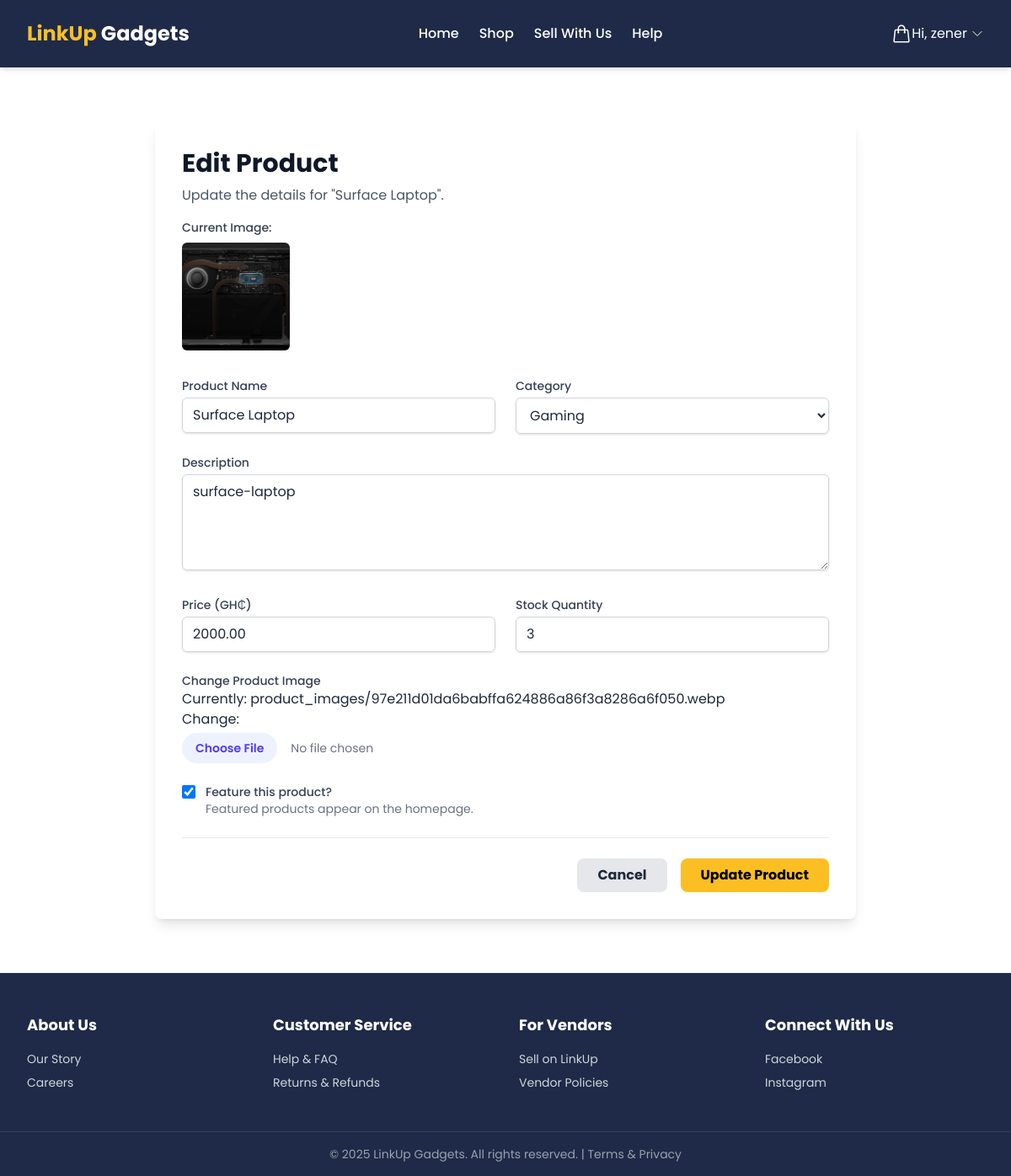
The page /shop/dashboard/edit-product/3/ (signed in) on the database its author committed.
### shop/models.py (models this page shows, shortened)
class Product(models.Model):
    vendor = models.ForeignKey(Vendor, on_delete=models.CASCADE, related_name='products')
    category = models.ForeignKey(Category, on_delete=models.CASCADE, related_name='products')
    name = models.CharField(max_length=255)
    slug = models.SlugField(max_length=255, unique=True, blank=True)
    description = models.TextField()
    price = models.DecimalField(max_digits=10, decimal_places=2)
    stock_quantity = models.PositiveIntegerField(default=0)
    image = models.ImageField(upload_to='product_images/')
    is_featured = models.BooleanField(default=False)
    created_at = models.DateTimeField(auto_now_add=True)
    class Meta:
        ordering = ('-created_at',)

### shop/views.py (the view)
    def wrap(request, *args, **kwargs):
        if hasattr(request.user, 'vendor'):
            return function(request, *args, **kwargs)
        else:
            return redirect('index')

### shop/forms.py
class ProductForm(forms.ModelForm):
    class Meta:
        model = Product
        fields = ['category', 'name', 'description', 'price', 'stock_quantity', 'image', 'is_featured']
        widgets = {
        'category': forms.Select(attrs={'class': 'w-full ...'}), # Add Tailwind classes
        'name': forms.TextInput(attrs={'class': 'w-full ...'}),
        }

### cart/cart.py (called while the page is built)
    def __len__(self):
        return sum(item['quantity'] for item in self.cart.values())

### cart/context_processors.py (called while the page is built)
def cart(request):
    return {'cart': Cart(request)}

### shop/models.py (called while the page is built)
    def __str__(self):
        return self.name

### shop/views.py (called while the page is built)
def vendor_required(function):
    def wrap(request, *args, **kwargs):
        if hasattr(request.user, 'vendor'):
            return function(request, *args, **kwargs)
        else:
            return redirect('index')
    return wrap

@login_required
@vendor_required
def edit_product(request, product_id):
    product = get_object_or_404(Product, id=product_id, vendor=request.user.vendor)
    if request.method == 'POST':
        form = ProductForm(request.POST, request.FILES, instance=product)
        if form.is_valid():
            form.save()
            return redirect('shop:vendor_dashboard')
    else:
        form = ProductForm(instance=product)
    return render(request, 'shop/edit_product.html', {'form': form})

### templates/shop/edit_product.html (shortened to what this page needs)
{% extends 'base.html' %}
{% load widget_tweaks %}
{% block content %}
<div class="max-w-4xl mx-auto px-4 sm:px-6 lg:px-8 my-16">
    <div class="bg-white p-8 rounded-lg shadow-lg">
        <h1 class="text-3xl font-bold text-gray-900">Edit Product</h1>
        <p class="text-gray-600 mt-2">Update the details for "{{ form.instance.name }}".</p>
        {% if form.instance.image %}
        <div class="mt-4">
            <p class="block text-sm font-medium text-gray-700">Current Image:</p>
            <img src="{{ form.instance.image.url }}" alt="{{ form.instance.name }}" class="mt-2 h-32 w-32 object-cover rounded-md">
        </div>
        {% endif %}
        <form method="POST" enctype="multipart/form-data" class="mt-8 space-y-6">
            <div class="grid grid-cols-1 md:grid-cols-2 gap-6">
                <div>
                    <label for="{{ form.name.id_for_label }}" class="block text-sm font-medium text-gray-700">Product Name</label>
                    {% render_field form.name class="mt-1 w-full px-3 py-2 border border-gray-300 rounded-md shadow-sm focus:outline-none focus:ring-indigo-500 focus:border-indigo-500" %}
                </div>
                <div>
                    <label for="{{ form.category.id_for_label }}" class="block text-sm font-medium text-gray-700">Category</label>
                    {% render_field form.category class="mt-1 w-full px-3 py-2 border border-gray-300 rounded-md shadow-sm focus:outline-none focus:ring-indigo-500 focus:border-indigo-500" %}
                </div>
            </div>
            <div>
                <label for="{{ form.description.id_for_label }}" class="block text-sm font-medium text-gray-700">Description</label>
                {% render_field form.description class="mt-1 w-full px-3 py-2 border border-gray-300 rounded-md shadow-sm focus:outline-none focus:ring-indigo-500 focus:border-indigo-500" rows="4" %}
            </div>
            <div class="grid grid-cols-1 md:grid-cols-2 gap-6">
                <div>
                    <label for="{{ form.price.id_for_label }}" class="block text-sm font-medium text-gray-700">Price (GH₵)</label>
                    {% render_field form.price class="mt-1 w-full px-3 py-2 border border-gray-300 rounded-md shadow-sm focus:outline-none focus:ring-indigo-500 focus:border-indigo-500" %}
                </div>
                <div>
                    <label for="{{ form.stock_quantity.id_for_label }}" class="block text-sm font-medium text-gray-700">Stock Quantity</label>
                    {% render_field form.stock_quantity class="mt-1 w-full px-3 py-2 border border-gray-300 rounded-md shadow-sm focus:outline-none focus:ring-indigo-500 focus:border-indigo-500" %}
                </div>
            </div>
            <div>
                <label for="{{ form.image.id_for_label }}" class="block text-sm font-medium text-gray-700">Change Product Image</label>
                {% render_field form.image class="mt-1 block w-full text-sm text-gray-500 file:mr-4 file:py-2 file:px-4 file:rounded-full file:border-0 file:text-sm file:font-semibold file:bg-indigo-50 file:text-indigo-600 hover:file:bg-indigo-100" %}
            </div>
            <div class="flex items-start">
                <div class="flex items-center h-5">
                    {% render_field form.is_featured class="focus:ring-indigo-500 h-4 w-4 text-indigo-600 border-gray-300 rounded" %}
                </div>
                <div class="ml-3 text-sm">
                    <label for="{{ form.is_featured.id_for_label }}" class="font-medium text-gray-700">Feature this product?</label>
                    <p class="text-gray-500">Featured products appear on the homepage.</p>
                </div>
            </div>
            <div class="flex items-center justify-end space-x-4 border-t border-gray-200 pt-6">
                <a href="{% url 'shop:vendor_dashboard' %}" class="bg-gray-200 text-gray-800 font-bold py-2 px-6 rounded-lg hover:bg-gray-300">
                    Cancel
                </a>
                <button type="submit" class="bg-[#FBBF24] text-black font-bold py-2 px-6 rounded-lg hover:bg-yellow-400">
                    Update Product
                </button>
            </div>
        </form>
    </div>
</div>
{% endblock %}

### templates/base.html (shortened to what this page needs)
{% load static tailwind_tags %}
<!DOCTYPE html>
<html lang="en">
<head>
  {% tailwind_css %}
</head>
<body class="bg-white text-gray-800">
  <header class="bg-[#1E2A47] text-white sticky top-0 z-50 shadow-md" x-data="{ mobileMenuOpen: false }">
    <nav class="max-w-7xl mx-auto px-4 sm:px-6 lg:px-8">
      <div class="flex items-center justify-between h-20">
        <div class="flex items-center">
          <a href="{% url 'index' %}" class="text-2xl font-bold">
            <span class="text-[#FBBF24]">LinkUp</span> Gadgets
          </a>
        </div>
        <div class="hidden md:flex items-center space-x-6">
          <a href="{% url 'index' %}" class="hover:text-[#FBBF24] transition font-medium">Home</a>
          <a href="{% url 'shop:shop_view' %}" class="hover:text-[#FBBF24] transition font-medium">Shop</a>
          <a href="{% url 'accounts:register' %}" class="hover:text-[#FBBF24] transition font-medium">Sell With Us</a>
          <a href="{% url 'faq' %}" class="hover:text-[#FBBF24] transition font-medium">Help</a>
        </div>
        <div class="hidden md:flex items-center space-x-4">
          <a href="{% url 'cart:cart_detail' %}" class="group -m-2 flex items-center p-2">
            <div class="relative">
            </div>
          </a>
          {% if user.is_authenticated %}
          <div class="relative" x-data="{ open: false }" @click.away="open = false">
            <button @click="open = !open" class="flex items-center space-x-1 hover:text-[#FBBF24] transition">
              <span>Hi, {{ user.username }}</span>
              <svg class="w-4 h-4" fill="none" viewBox="0 0 24 24" stroke-width="1.5" stroke="currentColor">
                <path stroke-linecap="round" stroke-linejoin="round" d="m19.5 8.25-7.5 7.5-7.5-7.5" />
              </svg>
            </button>
          </div>
          {% endif %}
        </div>
      </div>
    </nav>
  </header>
  <main>
    {% block content %}{% endblock %}
  </main>
  <footer class="bg-[#1E2A47] text-white mt-16">
    <div class="max-w-7xl mx-auto py-12 px-4 sm:px-6 lg:px-8 grid grid-cols-2 md:grid-cols-4 gap-8">
      <div>
        <h3 class="font-bold text-lg">About Us</h3>
        <ul class="mt-4 space-y-2 text-sm text-gray-300">
          <li>
            <a href="{% url 'about' %}" class="hover:text-white">Our Story</a>
          </li>
          <li><a href="#" class="hover:text-white">Careers</a></li>
        </ul>
      </div>
      <div>
        <h3 class="font-bold text-lg">Customer Service</h3>
        <ul class="mt-4 space-y-2 text-sm text-gray-300">
          <li><a href="{% url 'faq' %}" class="hover:text-white">Help & FAQ</a></li>
          <li><a href="#" class="hover:text-white">Returns & Refunds</a></li>
        </ul>
      </div>
      <div>
        <h3 class="font-bold text-lg">For Vendors</h3>
        <ul class="mt-4 space-y-2 text-sm text-gray-300">
          <li>
            <a href="{% url 'accounts:register' %}" class="hover:text-white">Sell on LinkUp</a>
          </li>
          <li>
            <a href="{% url 'vendor_policies' %}" class="hover:text-white">Vendor Policies</a>
          </li>
        </ul>
      </div>
      <div>
        <h3 class="font-bold text-lg">Connect With Us</h3>
        <ul class="mt-4 space-y-2 text-sm text-gray-300">
          <li><a href="#" class="hover:text-white">Facebook</a></li>
          <li><a href="#" class="hover:text-white">Instagram</a></li>
        </ul>
      </div>
    </div>
    <div class="max-w-7xl mx-auto py-4 px-4 sm:px-6 lg:px-8 border-t border-gray-700 text-center text-sm text-gray-400">
      &copy; {% now "Y" %} LinkUp Gadgets. All rights reserved. |
      <a href="{% url 'terms' %}" class="hover:text-white">Terms & Privacy</a>
    </div>
  </footer>
</body>
</html>

### templates/base.html (style rules this page uses)
body { font-family: "Poppins", sans-serif; }

### rows shown on the page
Product: instance.name "Surface Laptop", instance.image (picture), name "Surface Laptop", category "Gaming", description "surface-laptop", price "2000.00", stock_quantity "3", is_featured "☑"

### other values the page prints
{{ user.username }} "zener"
